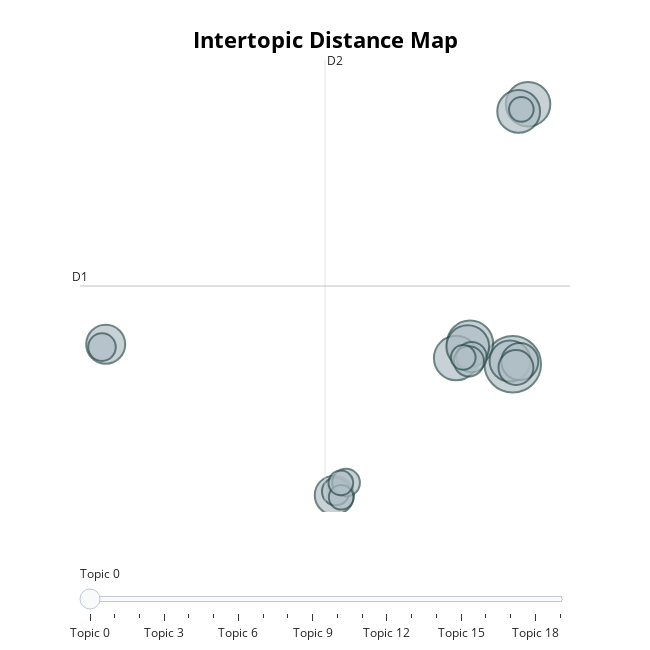

The notebook cell saved with this chart:
### Markdown cell above
<h4>Make a visualization of the topics<h4>

### Code cell
# run this cell to visualize the topics
fig2 = topic_model.visualize_topics()
fig2.write_html("outputs/Intertopic_map.html")
fig2

### Figure 1 — Plotly figure (JSON) as saved in the notebook; plotly's stock layout.template omitted (floating-point values rounded to 4 significant figures)
{"data": [{"customdata": [[0, "states | government | united | public | congress", 21], [1, "states | government | united | year | congress", 14], [2, "america | american | people | americans | tonight", 13], [3, "government | united | states | department | congress", 13], [4, "world | new | american | america | nation", 12], [5, "states | government | united | congress | great", 12], [6, "government | law | great | work | public", 11], [7, "new | america | people | americans | american", 10], [8, "world | peace | nations | soviet | nation", 10], [9, "states | united | government | constitution | state", 9], [10, "states | congress | united | year | treaty", 8], [11, "states | government | constitution | country | general", 6], [12, "government | states | public | united | subject", 6], [13, "years | world | peace | new | year", 5], [14, "federal | tax | people | america | budget", 5], [15, "national | federal | reduction | public | ought", 5], [16, "people | jobs | health | work | know", 4], [17, "world | economic | program | federal | nations", 4], [18, "war | shall | government | congress | present", 4], [19, "states | public | united | government | congress", 4]], "hovertemplate": "<b>Topic %{customdata[0]}</b><br>%{customdata[1]}<br>Size: %{customdata[2]}", "legendgroup": "", "marker": {"color": "#B0BEC5", "line": {"color": "DarkSlateGrey", "width": 2}, "size": [21, 14, 13, 13, 12, 12, 11, 10, 10, 9, 8, 6, 6, 5, 5, 5, 4, 4, 4, 4], "sizemode": "area", "sizeref": 0.01312, "symbol": "circle"}, "mode": "markers", "name": "", "orientation": "v", "showlegend": false, "type": "scatter", "x": [15.31, 12.84, 16.2, 12.03, 15.66, 12.71, 15.16, -8.278, 4.97, 15.72, 15.5, 12.93, 12.77, 5.055, -8.493, 5.654, 15.81, 5.371, 5.351, 12.45], "xaxis": "x", "y": [2.584, 4.141, 22.12, 3.048, 21.57, 3.913, 2.825, 4.089, -7.246, 2.783, 2.339, 3.128, 2.805, -6.976, 3.873, -6.307, 21.73, -7.401, -6.326, 3.097], "yaxis": "y"}], "layout": {"annotations": [{"showarrow": false, "text": "D1", "x": -9.767, "y": 8.462, "yshift": 10}, {"showarrow": false, "text": "D2", "x": 4.432, "xshift": 10, "y": 25.43}], "height": 650, "hoverlabel": {"bgcolor": "white", "font": {"family": "Rockwell", "size": 16}}, "legend": {"itemsizing": "constant", "tracegroupgap": 0}, "margin": {"t": 60}, "shapes": [{"line": {"color": "#CFD8DC", "width": 2}, "type": "line", "x0": 4.432, "x1": 4.432, "y0": -8.511, "y1": 25.43}, {"line": {"color": "#9E9E9E", "width": 2}, "type": "line", "x0": -9.767, "x1": 18.63, "y0": 8.462, "y1": 8.462}], "sliders": [{"active": 0, "pad": {"t": 50}, "steps": [{"args": [{"marker.color": [["red", "#B0BEC5", "#B0BEC5", "#B0BEC5", "#B0BEC5", "#B0BEC5", "#B0BEC5", "#B0BEC5", "#B0BEC5", "#B0BEC5", "#B0BEC5", "#B0BEC5", "#B0BEC5", "#B0BEC5", "#B0BEC5", "#B0BEC5", "#B0BEC5", "#B0BEC5", "#B0BEC5", "#B0BEC5"]]}], "label": "Topic 0", "method": "update"}, {"args": [{"marker.color": [["#B0BEC5", "red", "#B0BEC5", "#B0BEC5", "#B0BEC5", "#B0BEC5", "#B0BEC5", "#B0BEC5", "#B0BEC5", "#B0BEC5", "#B0BEC5", "#B0BEC5", "#B0BEC5", "#B0BEC5", "#B0BEC5", "#B0BEC5", "#B0BEC5", "#B0BEC5", "#B0BEC5", "#B0BEC5"]]}], "label": "Topic 1", "method": "update"}, {"args": [{"marker.color": [["#B0BEC5", "#B0BEC5", "red", "#B0BEC5", "#B0BEC5", "#B0BEC5", "#B0BEC5", "#B0BEC5", "#B0BEC5", "#B0BEC5", "#B0BEC5", "#B0BEC5", "#B0BEC5", "#B0BEC5", "#B0BEC5", "#B0BEC5", "#B0BEC5", "#B0BEC5", "#B0BEC5", "#B0BEC5"]]}], "label": "Topic 2", "method": "update"}, {"args": [{"marker.color": [["#B0BEC5", "#B0BEC5", "#B0BEC5", "red", "#B0BEC5", "#B0BEC5", "#B0BEC5", "#B0BEC5", "#B0BEC5", "#B0BEC5", "#B0BEC5", "#B0BEC5", "#B0BEC5", "#B0BEC5", "#B0BEC5", "#B0BEC5", "#B0BEC5", "#B0BEC5", "#B0BEC5", "#B0BEC5"]]}], "label": "Topic 3", "method": "update"}, {"args": [{"marker.color": [["#B0BEC5", "#B0BEC5", "#B0BEC5", "#B0BEC5", "red", "#B0BEC5", "#B0BEC5", "#B0BEC5", "#B0BEC5", "#B0BEC5", "#B0BEC5", "#B0BEC5", "#B0BEC5", "#B0BEC5", "#B0BEC5", "#B0BEC5", "#B0BEC5", "#B0BEC5", "#B0BEC5", "#B0BEC5"]]}], "label": "Topic 4", "method": "update"}, {"args": [{"marker.color": [["#B0BEC5", "#B0BEC5", "#B0BEC5", "#B0BEC5", "#B0BEC5", "red", "#B0BEC5", "#B0BEC5", "#B0BEC5", "#B0BEC5", "#B0BEC5", "#B0BEC5", "#B0BEC5", "#B0BEC5", "#B0BEC5", "#B0BEC5", "#B0BEC5", "#B0BEC5", "#B0BEC5", "#B0BEC5"]]}], "label": "Topic 5", "method": "update"}, {"args": [{"marker.color": [["#B0BEC5", "#B0BEC5", "#B0BEC5", "#B0BEC5", "#B0BEC5", "#B0BEC5", "red", "#B0BEC5", "#B0BEC5", "#B0BEC5", "#B0BEC5", "#B0BEC5", "#B0BEC5", "#B0BEC5", "#B0BEC5", "#B0BEC5", "#B0BEC5", "#B0BEC5", "#B0BEC5", "#B0BEC5"]]}], "label": "Topic 6", "method": "update"}, {"args": [{"marker.color": [["#B0BEC5", "#B0BEC5", "#B0BEC5", "#B0BEC5", "#B0BEC5", "#B0BEC5", "#B0BEC5", "red", "#B0BEC5", "#B0BEC5", "#B0BEC5", "#B0BEC5", "#B0BEC5", "#B0BEC5", "#B0BEC5", "#B0BEC5", "#B0BEC5", "#B0BEC5", "#B0BEC5", "#B0BEC5"]]}], "label": "Topic 7", "method": "update"}, {"args": [{"marker.color": [["#B0BEC5", "#B0BEC5", "#B0BEC5", "#B0BEC5", "#B0BEC5", "#B0BEC5", "#B0BEC5", "#B0BEC5", "red", "#B0BEC5", "#B0BEC5", "#B0BEC5", "#B0BEC5", "#B0BEC5", "#B0BEC5", "#B0BEC5", "#B0BEC5", "#B0BEC5", "#B0BEC5", "#B0BEC5"]]}], "label": "Topic 8", "method": "update"}, {"args": [{"marker.color": [["#B0BEC5", "#B0BEC5", "#B0BEC5", "#B0BEC5", "#B0BEC5", "#B0BEC5", "#B0BEC5", "#B0BEC5", "#B0BEC5", "red", "#B0BEC5", "#B0BEC5", "#B0BEC5", "#B0BEC5", "#B0BEC5", "#B0BEC5", "#B0BEC5", "#B0BEC5", "#B0BEC5", "#B0BEC5"]]}], "label": "Topic 9", "method": "update"}, {"args": [{"marker.color": [["#B0BEC5", "#B0BEC5", "#B0BEC5", "#B0BEC5", "#B0BEC5", "#B0BEC5", "#B0BEC5", "#B0BEC5", "#B0BEC5", "#B0BEC5", "red", "#B0BEC5", "#B0BEC5", "#B0BEC5", "#B0BEC5", "#B0BEC5", "#B0BEC5", "#B0BEC5", "#B0BEC5", "#B0BEC5"]]}], "label": "Topic 10", "method": "update"}, {"args": [{"marker.color": [["#B0BEC5", "#B0BEC5", "#B0BEC5", "#B0BEC5", "#B0BEC5", "#B0BEC5", "#B0BEC5", "#B0BEC5", "#B0BEC5", "#B0BEC5", "#B0BEC5", "red", "#B0BEC5", "#B0BEC5", "#B0BEC5", "#B0BEC5", "#B0BEC5", "#B0BEC5", "#B0BEC5", "#B0BEC5"]]}], "label": "Topic 11", "method": "update"}, {"args": [{"marker.color": [["#B0BEC5", "#B0BEC5", "#B0BEC5", "#B0BEC5", "#B0BEC5", "#B0BEC5", "#B0BEC5", "#B0BEC5", "#B0BEC5", "#B0BEC5", "#B0BEC5", "#B0BEC5", "red", "#B0BEC5", "#B0BEC5", "#B0BEC5", "#B0BEC5", "#B0BEC5", "#B0BEC5", "#B0BEC5"]]}], "label": "Topic 12", "method": "update"}, {"args": [{"marker.color": [["#B0BEC5", "#B0BEC5", "#B0BEC5", "#B0BEC5", "#B0BEC5", "#B0BEC5", "#B0BEC5", "#B0BEC5", "#B0BEC5", "#B0BEC5", "#B0BEC5", "#B0BEC5", "#B0BEC5", "red", "#B0BEC5", "#B0BEC5", "#B0BEC5", "#B0BEC5", "#B0BEC5", "#B0BEC5"]]}], "label": "Topic 13", "method": "update"}, {"args": [{"marker.color": [["#B0BEC5", "#B0BEC5", "#B0BEC5", "#B0BEC5", "#B0BEC5", "#B0BEC5", "#B0BEC5", "#B0BEC5", "#B0BEC5", "#B0BEC5", "#B0BEC5", "#B0BEC5", "#B0BEC5", "#B0BEC5", "red", "#B0BEC5", "#B0BEC5", "#B0BEC5", "#B0BEC5", "#B0BEC5"]]}], "label": "Topic 14", "method": "update"}, {"args": [{"marker.color": [["#B0BEC5", "#B0BEC5", "#B0BEC5", "#B0BEC5", "#B0BEC5", "#B0BEC5", "#B0BEC5", "#B0BEC5", "#B0BEC5", "#B0BEC5", "#B0BEC5", "#B0BEC5", "#B0BEC5", "#B0BEC5", "#B0BEC5", "red", "#B0BEC5", "#B0BEC5", "#B0BEC5", "#B0BEC5"]]}], "label": "Topic 15", "method": "update"}, {"args": [{"marker.color": [["#B0BEC5", "#B0BEC5", "#B0BEC5", "#B0BEC5", "#B0BEC5", "#B0BEC5", "#B0BEC5", "#B0BEC5", "#B0BEC5", "#B0BEC5", "#B0BEC5", "#B0BEC5", "#B0BEC5", "#B0BEC5", "#B0BEC5", "#B0BEC5", "red", "#B0BEC5", "#B0BEC5", "#B0BEC5"]]}], "label": "Topic 16", "method": "update"}, {"args": [{"marker.color": [["#B0BEC5", "#B0BEC5", "#B0BEC5", "#B0BEC5", "#B0BEC5", "#B0BEC5", "#B0BEC5", "#B0BEC5", "#B0BEC5", "#B0BEC5", "#B0BEC5", "#B0BEC5", "#B0BEC5", "#B0BEC5", "#B0BEC5", "#B0BEC5", "#B0BEC5", "red", "#B0BEC5", "#B0BEC5"]]}], "label": "Topic 17", "method": "update"}, {"args": [{"marker.color": [["#B0BEC5", "#B0BEC5", "#B0BEC5", "#B0BEC5", "#B0BEC5", "#B0BEC5", "#B0BEC5", "#B0BEC5", "#B0BEC5", "#B0BEC5", "#B0BEC5", "#B0BEC5", "#B0BEC5", "#B0BEC5", "#B0BEC5", "#B0BEC5", "#B0BEC5", "#B0BEC5", "red", "#B0BEC5"]]}], "label": "Topic 18", "method": "update"}, {"args": [{"marker.color": [["#B0BEC5", "#B0BEC5", "#B0BEC5", "#B0BEC5", "#B0BEC5", "#B0BEC5", "#B0BEC5", "#B0BEC5", "#B0BEC5", "#B0BEC5", "#B0BEC5", "#B0BEC5", "#B0BEC5", "#B0BEC5", "#B0BEC5", "#B0BEC5", "#B0BEC5", "#B0BEC5", "#B0BEC5", "red"]]}], "label": "Topic 19", "method": "update"}]}], "title": {"font": {"color": "Black", "size": 22}, "text": "<b>Intertopic Distance Map</b>", "x": 0.5, "xanchor": "center", "y": 0.95, "yanchor": "top"}, "width": 650, "xaxis": {"anchor": "y", "domain": [0, 1], "range": [-9.767, 18.63], "title": {"text": ""}, "visible": false}, "yaxis": {"anchor": "x", "domain": [0, 1], "range": [-8.511, 25.43], "title": {"text": ""}, "visible": false}}}
